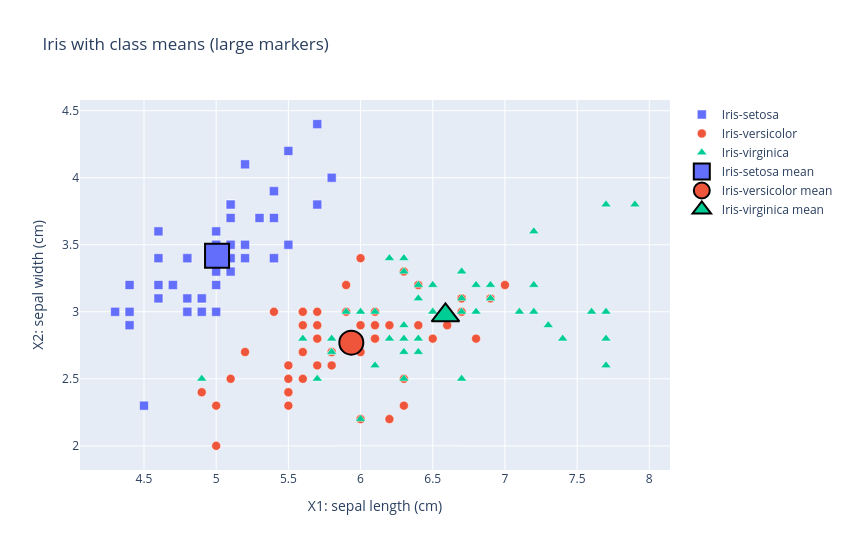

This figure's notebook cell:
### Markdown cell above
### Step 5: Class means on the same plot

> Calculate the mean data point for each class and show them with similar shape with the larger size over the above
> plot.

For class $k$ with data matrix $\mathbf{D}_k$ ($n_k$ rows): $\hat{\boldsymbol{\mu}}_k = \frac{1}{n_k}\mathbf{D}_k^T\mathbf{1}$.

### Code cell
def class_means(M):
    return np.array([M[y == k].T @ np.ones((y == k).sum()) / (y == k).sum()
                     for k in range(len(class_names))])

means2 = class_means(X2)
print(pd.DataFrame(means2, index=class_names, columns=attr[:2]))

scatter_2d(fig, means2, size=24, name_suffix=" mean", outline="black")
fig.update_layout(title="Iris with class means (large markers)")
fig.show()

### Figure 1 — Plotly figure (JSON) as saved in the notebook; plotly's stock layout.template omitted (floating-point values rounded to 4 significant figures)
{"data": [{"marker": {"color": "#636EFA", "line": {"color": "white", "width": 0.5}, "size": 9, "symbol": "square"}, "mode": "markers", "name": "Iris-setosa", "showlegend": true, "type": "scatter", "x": [5.1, 4.9, 4.7, 4.6, 5.0, 5.4, 4.6, 5.0, 4.4, 4.9, 5.4, 4.8, 4.8, 4.3, 5.8, 5.7, 5.4, 5.1, 5.7, 5.1, 5.4, 5.1, 4.6, 5.1, 4.8, 5.0, 5.0, 5.2, 5.2, 4.7, 4.8, 5.4, 5.2, 5.5, 4.9, 5.0, 5.5, 4.9, 4.4, 5.1, 5.0, 4.5, 4.4, 5.0, 5.1, 4.8, 5.1, 4.6, 5.3, 5.0], "y": [3.5, 3.0, 3.2, 3.1, 3.6, 3.9, 3.4, 3.4, 2.9, 3.1, 3.7, 3.4, 3.0, 3.0, 4.0, 4.4, 3.9, 3.5, 3.8, 3.8, 3.4, 3.7, 3.6, 3.3, 3.4, 3.0, 3.4, 3.5, 3.4, 3.2, 3.1, 3.4, 4.1, 4.2, 3.1, 3.2, 3.5, 3.1, 3.0, 3.4, 3.5, 2.3, 3.2, 3.5, 3.8, 3.0, 3.8, 3.2, 3.7, 3.3]}, {"marker": {"color": "#EF553B", "line": {"color": "white", "width": 0.5}, "size": 9, "symbol": "circle"}, "mode": "markers", "name": "Iris-versicolor", "showlegend": true, "type": "scatter", "x": [7.0, 6.4, 6.9, 5.5, 6.5, 5.7, 6.3, 4.9, 6.6, 5.2, 5.0, 5.9, 6.0, 6.1, 5.6, 6.7, 5.6, 5.8, 6.2, 5.6, 5.9, 6.1, 6.3, 6.1, 6.4, 6.6, 6.8, 6.7, 6.0, 5.7, 5.5, 5.5, 5.8, 6.0, 5.4, 6.0, 6.7, 6.3, 5.6, 5.5, 5.5, 6.1, 5.8, 5.0, 5.6, 5.7, 5.7, 6.2, 5.1, 5.7], "y": [3.2, 3.2, 3.1, 2.3, 2.8, 2.8, 3.3, 2.4, 2.9, 2.7, 2.0, 3.0, 2.2, 2.9, 2.9, 3.1, 3.0, 2.7, 2.2, 2.5, 3.2, 2.8, 2.5, 2.8, 2.9, 3.0, 2.8, 3.0, 2.9, 2.6, 2.4, 2.4, 2.7, 2.7, 3.0, 3.4, 3.1, 2.3, 3.0, 2.5, 2.6, 3.0, 2.6, 2.3, 2.7, 3.0, 2.9, 2.9, 2.5, 2.8]}, {"marker": {"color": "#00CC96", "line": {"color": "white", "width": 0.5}, "size": 9, "symbol": "triangle-up"}, "mode": "markers", "name": "Iris-virginica", "showlegend": true, "type": "scatter", "x": [6.3, 5.8, 7.1, 6.3, 6.5, 7.6, 4.9, 7.3, 6.7, 7.2, 6.5, 6.4, 6.8, 5.7, 5.8, 6.4, 6.5, 7.7, 7.7, 6.0, 6.9, 5.6, 7.7, 6.3, 6.7, 7.2, 6.2, 6.1, 6.4, 7.2, 7.4, 7.9, 6.4, 6.3, 6.1, 7.7, 6.3, 6.4, 6.0, 6.9, 6.7, 6.9, 5.8, 6.8, 6.7, 6.7, 6.3, 6.5, 6.2, 5.9], "y": [3.3, 2.7, 3.0, 2.9, 3.0, 3.0, 2.5, 2.9, 2.5, 3.6, 3.2, 2.7, 3.0, 2.5, 2.8, 3.2, 3.0, 3.8, 2.6, 2.2, 3.2, 2.8, 2.8, 2.7, 3.3, 3.2, 2.8, 3.0, 2.8, 3.0, 2.8, 3.8, 2.8, 2.8, 2.6, 3.0, 3.4, 3.1, 3.0, 3.1, 3.1, 3.1, 2.7, 3.2, 3.3, 3.0, 2.5, 3.0, 3.4, 3.0]}, {"marker": {"color": "#636EFA", "line": {"color": "black", "width": 2}, "size": 24, "symbol": "square"}, "mode": "markers", "name": "Iris-setosa mean", "showlegend": true, "type": "scatter", "x": [5.006], "y": [3.418]}, {"marker": {"color": "#EF553B", "line": {"color": "black", "width": 2}, "size": 24, "symbol": "circle"}, "mode": "markers", "name": "Iris-versicolor mean", "showlegend": true, "type": "scatter", "x": [5.936], "y": [2.77]}, {"marker": {"color": "#00CC96", "line": {"color": "black", "width": 2}, "size": 24, "symbol": "triangle-up"}, "mode": "markers", "name": "Iris-virginica mean", "showlegend": true, "type": "scatter", "x": [6.588], "y": [2.974]}], "layout": {"height": 550, "title": {"text": "Iris with class means (large markers)"}, "width": 850, "xaxis": {"title": {"text": "X1: sepal length (cm)"}}, "yaxis": {"title": {"text": "X2: sepal width (cm)"}}}}
